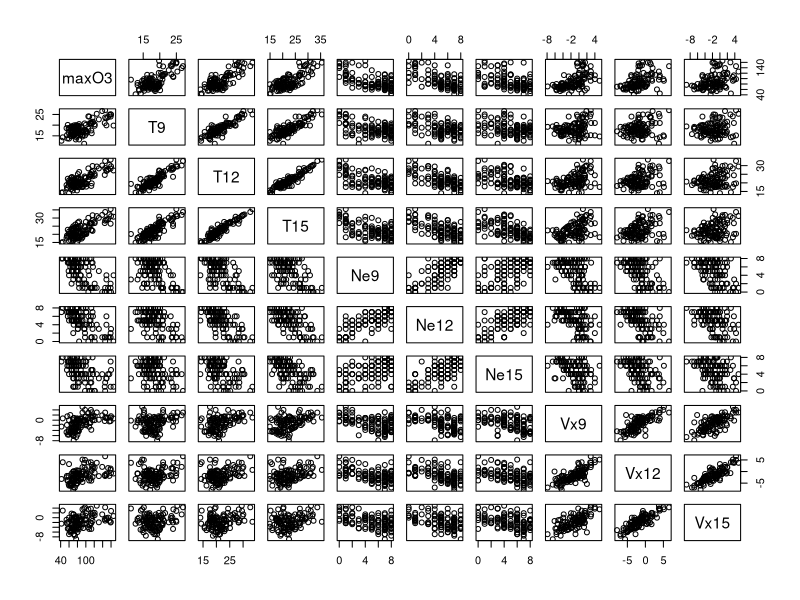

Here is the R script that generated this plot: (Note: this script raises an error after producing the figure.)
ozone1=read.csv2("ozone.txt",sep= " ",dec=".")
ozone2=ozone1[2:13]
#1)

pairs(maxO3~T9+T12+T15+Ne9+Ne12+Ne15+Vx9+Vx12+Vx15,data=ozone2)
pairs(maxO3~.,data = ozone2)
cor.test(ozone2$maxO3,ozone2$T9)
cor.test(ozone2$maxO3,ozone2$T12)
cor.test(ozone2$maxO3,ozone2$T15)
cor.test(ozone2$maxO3,ozone2$Ne9)
cor.test(ozone2$maxO3,ozone2$Ne12)
cor.test(ozone2$maxO3,ozone2$Ne15)
cor.test(ozone2$maxO3,ozone2$Vx9)
cor.test(ozone2$maxO3,ozone2$Vx12)
cor.test(ozone2$maxO3,ozone2$Vx15)
#2)
regs=lm(maxO3~Ne12,data = ozone2)
summary(regs)
reg=lm(maxO3~T9+T12+T15+Ne9+Ne12+Ne15+Vx9+Vx12+Vx15,data=ozone2)
summary(reg)
#3)

library("car")

vif(reg)
#4)
reg1=lm(maxO3~T9+T15+Ne9+Ne12+Ne15+Vx9+Vx12+Vx15,data=ozone2)
summary(reg1)
vif(reg1)
#5)

step(reg1,trace = TRUE,direction = "backward",k=log(112))

#lm(maxO3 ~ T9+ T15 + Ne12 + Vx9, data = ozone2) est le meilleur modele retenu
reg2=lm(maxO3 ~ T9+ T15 + Ne12 + Vx9, data = ozone2)
summary(reg2)

#lorsqu'on a refait la modelisation de reg2 ,on constate que tous le variable sont
#siginificatif et R2 est plus grand  ,donc c'est bien le meilleur modele


#6)
reg0=lm(maxO3~1,data=ozone2)
step(reg0,scope = ~.+T9+T15+Ne9+Ne12+Ne15+Vx9+Vx12+Vx15,direction = "forward",trace = TRUE,k=log(122))

# on a obtenu aussi lm(maxO3 ~ T9+ T15 + Ne12 + Vx9, data = ozone2) comme meilleur modele retenu

#7)
plot(reg2$fitted,rstudent(reg2),xlab="Valeurs pr?dites",ylab="R?sidus studentis?s")
abline(h=c(2,-2),col="red")#V?rifier les points aberrants
par(mfrow=c(1,2))
hist(rstudent(reg2),prob=TRUE,main="Distribution des residus",xlab="residuals")
lines(density(rstudent(reg2)),col="red")
qqnorm(rstudent(reg2),datax=TRUE,main="Q-Q plot des residus")  
qqline(rstudent(reg2),datax=TRUE,col="red")
shapiro.test(rstudent(reg2))#ve rifier la normalit?
plot(reg2$fitted.values,rstudent(reg2),main = "Homosc?dasticit?",xlab="Valeurs pr?dites",ylab = "Valeurs r?siduelles") 
abline(h=0,col="red")#v?rifier l'homosc?dasticit?
install.packages("lmtest")
library("lmtest")
dwtest(reg2)#v?rifier l'ind?pendance
 